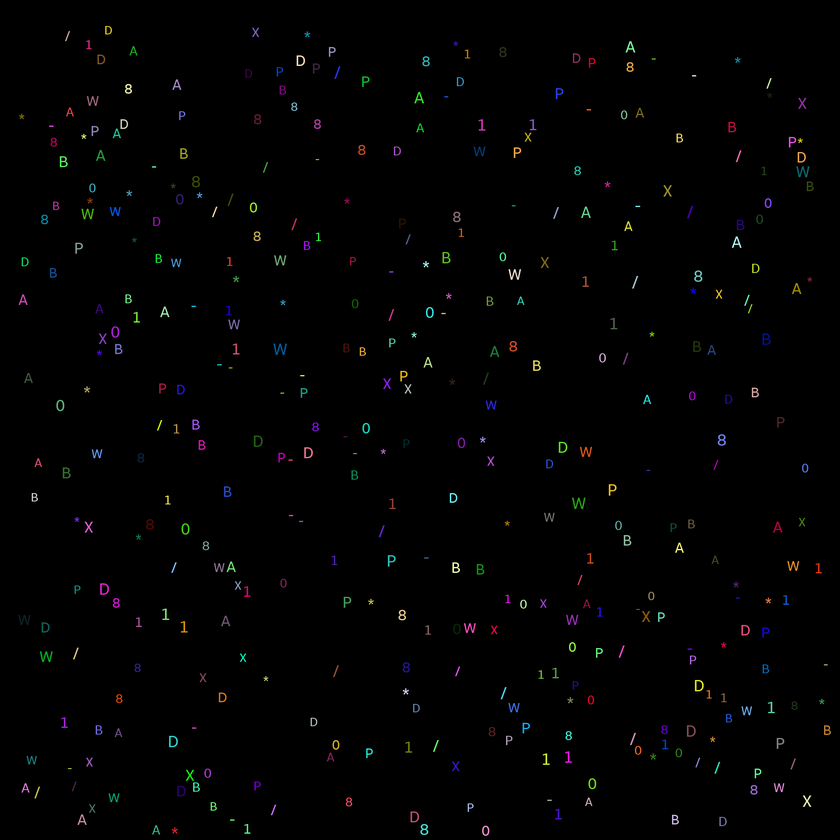
#> input picture symbols.png, 840 x 840 px, shrunk from 2000 x 2000 before the run
$ python frequency_character_dictionary.py
#> lines starting #> are read from the running program, lines starting #| are printed output that depends on the picture; after the words box and inside, x2 and y2 are one past the last pixel; in counts of white or black regions, pixels touching at a corner belong together; long printed decimals are rounded
import numpy as np
import matplotlib.pyplot as plt
from skimage.measure import label, regionprops
from skimage import measure
from scipy.ndimage import binary_dilation
from skimage.filters import threshold_otsu

def count_holes(symbol):
    if hasattr(symbol, "image"):
        zero = symbol.image
    else:
        zero = symbol
    zero = ~zero
    zones = np.ones((zero.shape[0]+2,
                     zero.shape[1]+2))
    zones[1:-1, 1:-1] = zero
    z1 = label(zones)
    return np.max(z1)-1

def has_vline(symbol):
    image = symbol.image
    lines = np.sum(image, 0) // image.shape[0]
    return 1 in lines

def is_A(symbol):
    image = symbol.image
    zones = image[:].copy()
    zones[-1,:]  = 1
    holes = count_holes(zones)
    return holes == 2

def count_bays(symbol):
    zero=symbol.image
    holes = ~zero.copy()
    lb = label(holes)
    return np.max(lb)


def recognize(symbol):
    holes = count_holes(symbol)
    if holes == 2:
        if has_vline(symbol):
            return "B"
        else:
            return "8"
    elif holes == 1:
        if is_A(symbol):
            return "A"
        elif has_vline(symbol):
            lomme=symbol.convex_area/(symbol.image.shape[0]*symbol.image.shape[1])
            if lomme > 0.85:
                return "D"
            else:
                return "P"
        else:
            return "0"
    elif holes == 0:
        if np.all(symbol.image):
            return "-"
        elif has_vline(symbol):
            return "1"
        else:
            if count_bays(symbol) == 4:
                return "X"
            elif count_bays(symbol) == 5:
                return "W"
            else:
                arr = symbol.image
                ratio = arr.shape[0] / arr.shape[1]
                if 0.8 < ratio < 1.2:
                    return "*"
                elif 1.6 < ratio < 2.2:
                    return "/"
    return ""
def main_function_logic():
    my_image = plt.imread("symbols.png")
#> my_image is the input picture: shape (840, 840, 3) float32; mean R, G, B 0.0077, 0.00774, 0.00781
    gray = np.average(my_image, 2)
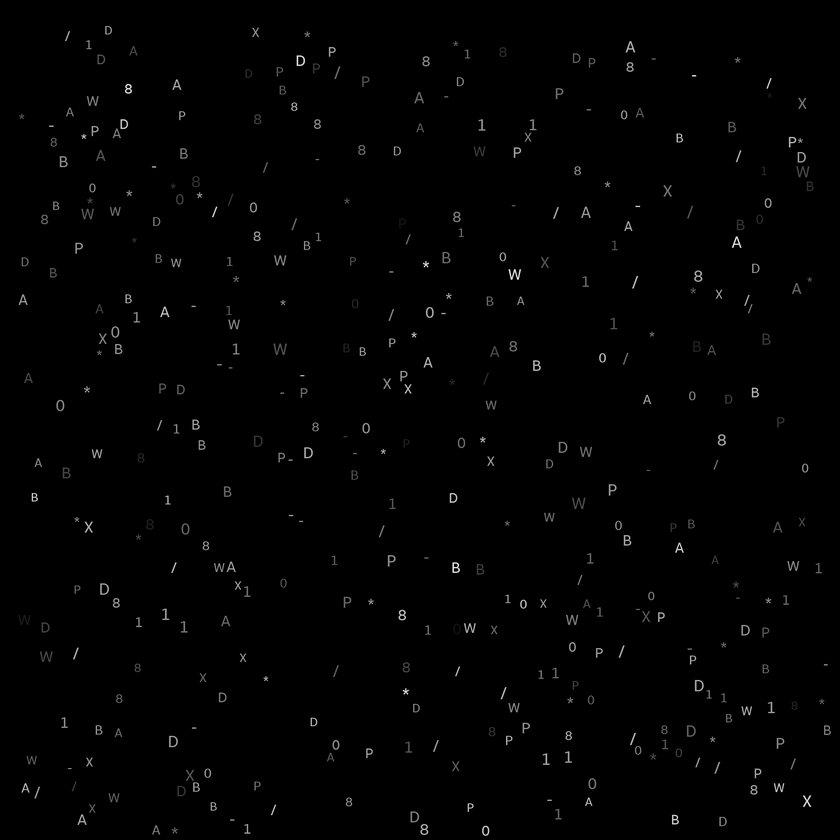
#> gray: shape (840, 840) float32; min 0, max 0.988, mean 0.00775
    gray[gray>0] = 1
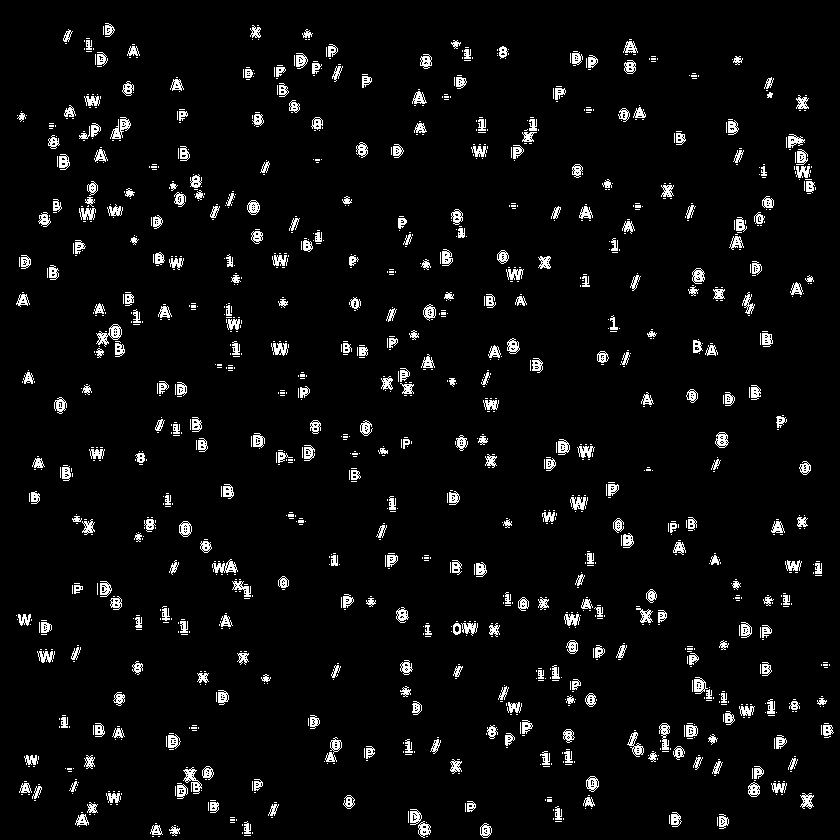
#> gray: shape (840, 840) float32; values 0 (black) and 1 (white), 4.6% white in thin lines or dots
    gray = gray.astype("uint8")
    my_label = label(gray)
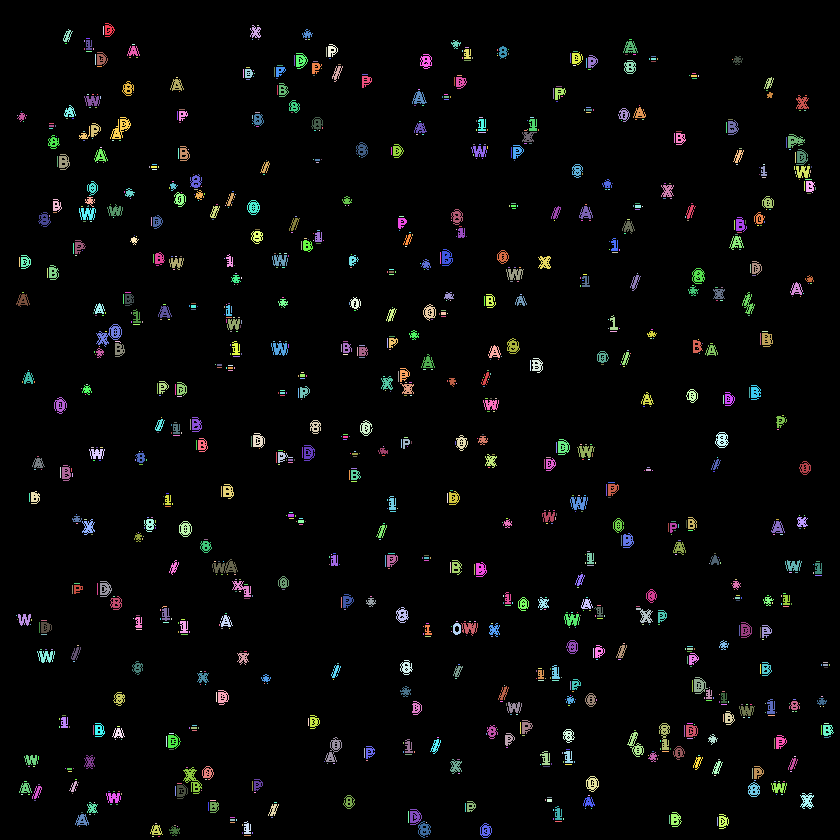
#> my_label: shape (840, 840) int64; 1355 distinct labels, from 0 to 1354; one colour per label, 0 black
    total = np.max(my_label)
#> total = 1354
    arr=np.zeros_like(my_label)
    symbols = regionprops(my_label)
#> symbols = 1354 regions; largest, box (x1, y1, x2, y2) and area: (96, 324, 122, 347) 225, (183, 767, 202, 794) 197, (110, 117, 131, 139) 195, (212, 559, 238, 573) 185, (325, 737, 342, 762) 168
    recon={"":0}
    for symbol in symbols:
        sym=recognize(symbol)
        if sym not in recon:
            recon[sym] = 1
        else:
            recon[sym] += 1
#> this loop made 1354 passes
#> sym on passes 3, 7, 8: '-', '-', '-'
#> after the loop, recon = 13 items
    print()
    print(recon)
#| {'': 116, '8': 82, 'X': 5, '-': 990, '*': 31, 'B': 23, 'A': 34, '0': 33, 'D': 11, '1': 17, '/': 4, 'P': 6, 'W': 2}
    print()
    print("Recognizing rate: {}".format((total - recon[""]) / total))
#| Recognizing rate: 0.9143


main_function_logic()
